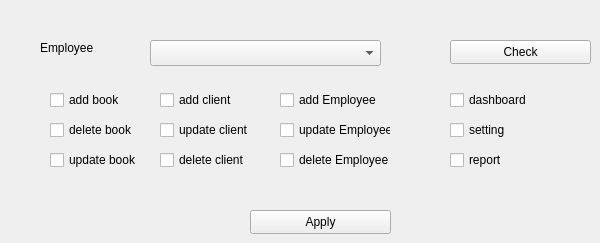
      <widget class="QWidget" name="tab_22">
       <attribute name="title">
        <string>Add Permission</string>
       </attribute>
       <widget class="QLabel" name="label_21">
        <property name="geometry">
         <rect>
          <x>40</x>
          <y>40</y>
          <width>81</width>
          <height>16</height>
         </rect>
        </property>
        <property name="text">
         <string>Employee</string>
        </property>
       </widget>
       <widget class="QComboBox" name="comboBox_11">
        <property name="geometry">
         <rect>
          <x>150</x>
          <y>40</y>
          <width>231</width>
          <height>26</height>
         </rect>
        </property>
       </widget>
       <widget class="QPushButton" name="pushButton_31">
        <property name="geometry">
         <rect>
          <x>450</x>
          <y>40</y>
          <width>141</width>
          <height>24</height>
         </rect>
        </property>
        <property name="text">
         <string>Check</string>
        </property>
       </widget>
       <widget class="QCheckBox" name="checkBox">
        <property name="geometry">
         <rect>
          <x>50</x>
          <y>90</y>
          <width>76</width>
          <height>20</height>
         </rect>
        </property>
        <property name="text">
         <string>add book</string>
        </property>
       </widget>
       <widget class="QCheckBox" name="checkBox_2">
        <property name="geometry">
         <rect>
          <x>50</x>
          <y>120</y>
          <width>91</width>
          <height>20</height>
         </rect>
        </property>
        <property name="text">
         <string>delete book</string>
        </property>
       </widget>
       <widget class="QCheckBox" name="checkBox_3">
        <property name="geometry">
         <rect>
          <x>50</x>
          <y>150</y>
          <width>91</width>
          <height>20</height>
         </rect>
        </property>
        <property name="text">
         <string>update book</string>
        </property>
       </widget>
       <widget class="QCheckBox" name="checkBox_4">
        <property name="geometry">
         <rect>
          <x>160</x>
          <y>90</y>
          <width>91</width>
          <height>20</height>
         </rect>
        </property>
        <property name="text">
         <string>add client</string>
        </property>
       </widget>
       <widget class="QCheckBox" name="checkBox_5">
        <property name="geometry">
         <rect>
          <x>160</x>
          <y>120</y>
          <width>91</width>
          <height>20</height>
         </rect>
        </property>
        <property name="text">
         <string>update client</string>
        </property>
       </widget>
       <widget class="QCheckBox" name="checkBox_6">
        <property name="geometry">
         <rect>
          <x>160</x>
          <y>150</y>
          <width>91</width>
          <height>20</height>
         </rect>
        </property>
        <property name="text">
         <string>delete client</string>
        </property>
       </widget>
       <widget class="QCheckBox" name="checkBox_7">
        <property name="geometry">
         <rect>
          <x>280</x>
          <y>120</y>
          <width>111</width>
          <height>20</height>
         </rect>
        </property>
        <property name="text">
         <string>update Employee</string>
        </property>
       </widget>
       <widget class="QCheckBox" name="checkBox_8">
        <property name="geometry">
         <rect>
          <x>280</x>
          <y>150</y>
          <width>111</width>
          <height>20</height>
         </rect>
        </property>
        <property name="text">
         <string>delete Employee</string>
        </property>
       </widget>
       <widget class="QCheckBox" name="checkBox_9">
        <property name="geometry">
         <rect>
          <x>280</x>
          <y>90</y>
          <width>111</width>
          <height>20</height>
         </rect>
        </property>
        <property name="text">
         <string>add Employee</string>
        </property>
       </widget>
       <widget class="QCheckBox" name="checkBox_10">
        <property name="geometry">
         <rect>
          <x>450</x>
          <y>90</y>
          <width>111</width>
          <height>20</height>
         </rect>
        </property>
        <property name="text">
         <string>dashboard</string>
        </property>
       </widget>
       <widget class="QCheckBox" name="checkBox_11">
        <property name="geometry">
         <rect>
          <x>450</x>
          <y>120</y>
          <width>111</width>
          <height>20</height>
         </rect>
        </property>
        <property name="text">
         <string>setting</string>
        </property>
       </widget>
       <widget class="QCheckBox" name="checkBox_12">
        <property name="geometry">
         <rect>
          <x>450</x>
          <y>150</y>
          <width>111</width>
          <height>20</height>
         </rect>
        </property>
        <property name="text">
         <string>report</string>
        </property>
       </widget>
       <widget class="QPushButton" name="pushButton_32">
        <property name="geometry">
         <rect>
          <x>250</x>
          <y>210</y>
          <width>141</width>
          <height>24</height>
         </rect>
        </property>
        <property name="text">
         <string>Apply</string>
        </property>
       </widget>
      </widget>
